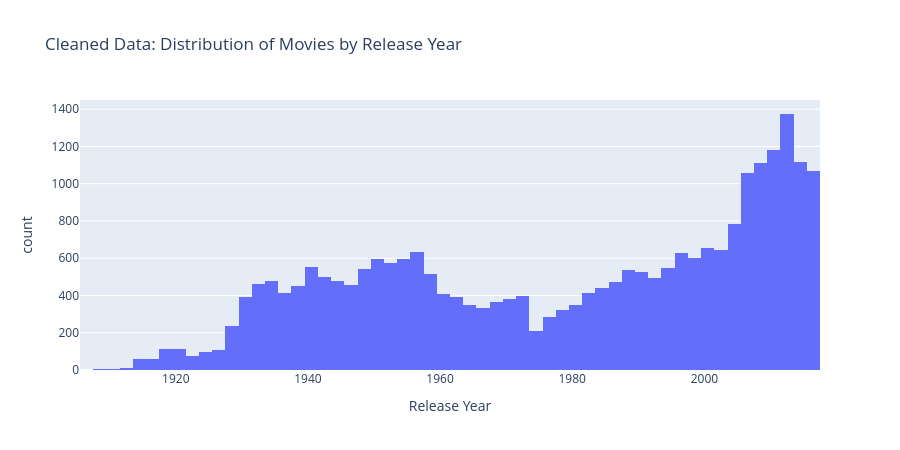

Notebook code cell kept with this figure:
### Code cell
fig = px.histogram(
    df, x="Release Year", nbins=60,
    title="Cleaned Data: Distribution of Movies by Release Year",
    labels={"Release Year": "Release Year", "count": "Number of Movies"}
)
fig.update_layout(height=450)
fig.show()

### Figure 1 — Plotly figure (JSON) as saved in the notebook; plotly's stock layout.template omitted (floating-point values rounded to 4 significant figures; data arrays with more than 128 entries replaced by an {"elided": "..."} marker saying what was removed)
{"data": [{"bingroup": "x", "hovertemplate": "Release Year=%{x}<br>count=%{y}<extra></extra>", "legendgroup": "", "marker": {"color": "#636efa", "pattern": {"shape": ""}}, "name": "", "nbinsx": 60, "orientation": "v", "showlegend": false, "type": "histogram", "x": {"elided": "25976 int values"}, "xaxis": "x", "yaxis": "y"}], "layout": {"barmode": "relative", "height": 450, "legend": {"tracegroupgap": 0}, "title": {"text": "Cleaned Data: Distribution of Movies by Release Year"}, "xaxis": {"anchor": "y", "domain": [0.0, 1.0], "title": {"text": "Release Year"}}, "yaxis": {"anchor": "x", "domain": [0.0, 1.0], "title": {"text": "count"}}}}
